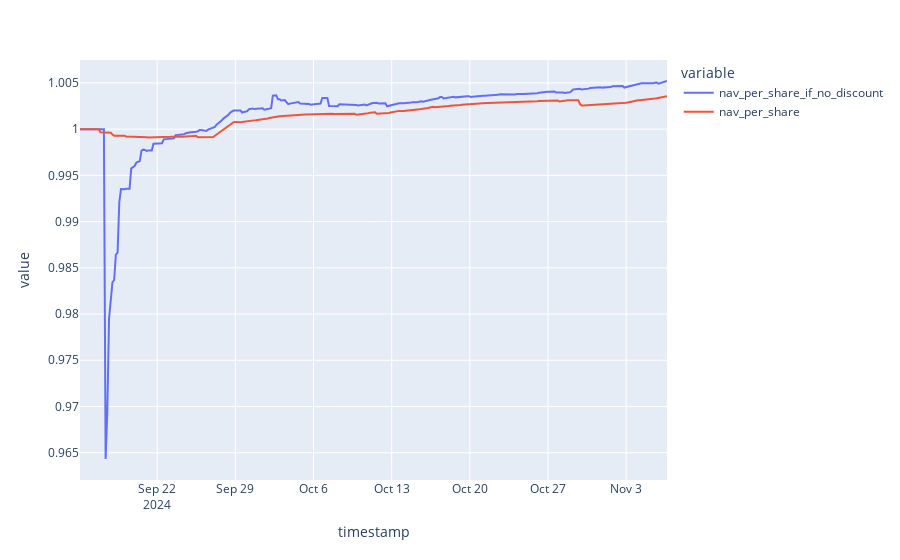

Notebook code for this chart:
### Code cell
nav_df = discount_allocation_df[['nav_per_share_if_no_discount']].copy()
nav_df['nav_per_share'] = nav_per_share_df['balETH']
px.line(nav_df)

### Figure 1 — Plotly figure (JSON) as saved in the notebook; plotly's stock layout.template omitted (floating-point values rounded to 4 significant figures; data arrays with more than 128 entries replaced by an {"elided": "..."} marker saying what was removed)
{"data": [{"hovertemplate": "variable=nav_per_share_if_no_discount<br>timestamp=%{x}<br>value=%{y}<extra></extra>", "legendgroup": "nav_per_share_if_no_discount", "line": {"color": "#636efa", "dash": "solid"}, "marker": {"symbol": "circle"}, "mode": "lines", "name": "nav_per_share_if_no_discount", "orientation": "v", "showlegend": true, "type": "scatter", "x": {"elided": "345 str values"}, "xaxis": "x", "y": {"elided": "345 float values"}, "yaxis": "y"}, {"hovertemplate": "variable=nav_per_share<br>timestamp=%{x}<br>value=%{y}<extra></extra>", "legendgroup": "nav_per_share", "line": {"color": "#EF553B", "dash": "solid"}, "marker": {"symbol": "circle"}, "mode": "lines", "name": "nav_per_share", "orientation": "v", "showlegend": true, "type": "scatter", "x": {"elided": "345 str values"}, "xaxis": "x", "y": {"elided": "345 float values"}, "yaxis": "y"}], "layout": {"legend": {"title": {"text": "variable"}, "tracegroupgap": 0}, "margin": {"t": 60}, "xaxis": {"anchor": "y", "domain": [0, 1], "title": {"text": "timestamp"}}, "yaxis": {"anchor": "x", "domain": [0, 1], "title": {"text": "value"}}}}
